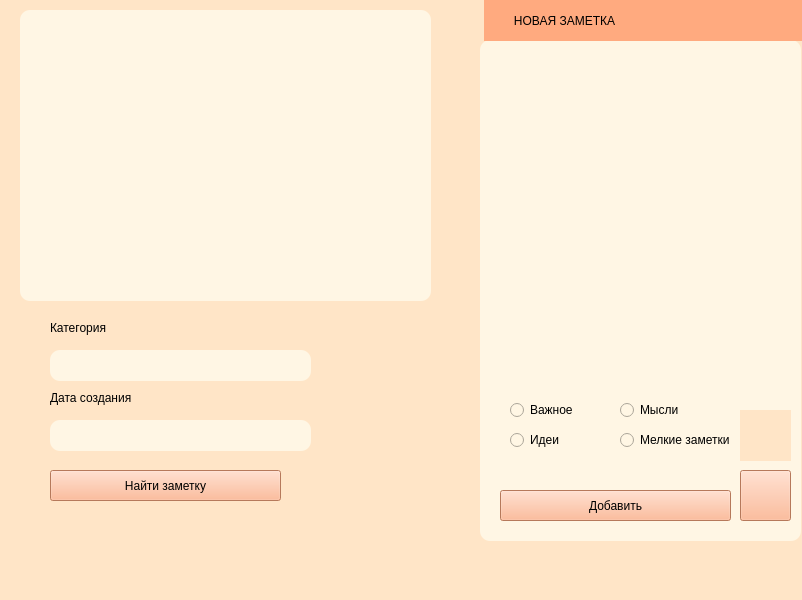
<?xml version="1.0" encoding="UTF-8"?>
<ui version="4.0">
 <class>mainWindow</class>
 <widget class="QMainWindow" name="mainWindow">
  <property name="geometry">
   <rect>
    <x>0</x>
    <y>0</y>
    <width>802</width>
    <height>600</height>
   </rect>
  </property>
  <property name="minimumSize">
   <size>
    <width>802</width>
    <height>600</height>
   </size>
  </property>
  <property name="maximumSize">
   <size>
    <width>802</width>
    <height>600</height>
   </size>
  </property>
  <property name="windowTitle">
   <string>Заметки</string>
  </property>
  <property name="styleSheet">
   <string notr="true">background-color: rgb(255, 229, 199)</string>
  </property>
  <widget class="QWidget" name="centralwidget">
   <widget class="QLabel" name="label_2">
    <property name="geometry">
     <rect>
      <x>484</x>
      <y>0</y>
      <width>321</width>
      <height>41</height>
     </rect>
    </property>
    <property name="styleSheet">
     <string notr="true">background-color: rgb(255, 170, 127);
font: 12pt &quot;Fixedsys&quot;;</string>
    </property>
    <property name="text">
     <string>         НОВАЯ ЗАМЕТКА</string>
    </property>
   </widget>
   <widget class="QPushButton" name="pushButton">
    <property name="geometry">
     <rect>
      <x>500</x>
      <y>490</y>
      <width>231</width>
      <height>31</height>
     </rect>
    </property>
    <property name="styleSheet">
     <string notr="true">background-color: rgb(255, 170, 127);
font: 12pt &quot;Fixedsys&quot;;</string>
    </property>
    <property name="text">
     <string>Добавить</string>
    </property>
   </widget>
   <widget class="QPushButton" name="pushButton_2">
    <property name="geometry">
     <rect>
      <x>740</x>
      <y>470</y>
      <width>51</width>
      <height>51</height>
     </rect>
    </property>
    <property name="styleSheet">
     <string notr="true">background-color: rgb(255, 170, 127);
font: 12pt &quot;Fixedsys&quot;;</string>
    </property>
    <property name="text">
     <string/>
    </property>
   </widget>
   <widget class="QPushButton" name="pushButton_3">
    <property name="geometry">
     <rect>
      <x>50</x>
      <y>470</y>
      <width>231</width>
      <height>31</height>
     </rect>
    </property>
    <property name="styleSheet">
     <string notr="true">background-color: rgb(255, 170, 127);
font: 12pt &quot;Fixedsys&quot;;</string>
    </property>
    <property name="text">
     <string>Найти заметку</string>
    </property>
   </widget>
   <widget class="QLabel" name="label">
    <property name="geometry">
     <rect>
      <x>50</x>
      <y>320</y>
      <width>91</width>
      <height>16</height>
     </rect>
    </property>
    <property name="styleSheet">
     <string notr="true">font: 12pt &quot;Fixedsys&quot;;</string>
    </property>
    <property name="text">
     <string>Категория</string>
    </property>
   </widget>
   <widget class="QLabel" name="label_3">
    <property name="geometry">
     <rect>
      <x>50</x>
      <y>390</y>
      <width>141</width>
      <height>16</height>
     </rect>
    </property>
    <property name="styleSheet">
     <string notr="true">font: 12pt &quot;Fixedsys&quot;;</string>
    </property>
    <property name="text">
     <string>Дата создания</string>
    </property>
   </widget>
   <widget class="QRadioButton" name="radioButton">
    <property name="geometry">
     <rect>
      <x>510</x>
      <y>400</y>
      <width>95</width>
      <height>20</height>
     </rect>
    </property>
    <property name="styleSheet">
     <string notr="true">background-color: rgb(255, 246, 228);</string>
    </property>
    <property name="text">
     <string>Важное</string>
    </property>
   </widget>
   <widget class="QRadioButton" name="radioButton_2">
    <property name="geometry">
     <rect>
      <x>510</x>
      <y>430</y>
      <width>95</width>
      <height>20</height>
     </rect>
    </property>
    <property name="styleSheet">
     <string notr="true">background-color: rgb(255, 246, 228);</string>
    </property>
    <property name="text">
     <string>Идеи</string>
    </property>
   </widget>
   <widget class="QRadioButton" name="radioButton_3">
    <property name="geometry">
     <rect>
      <x>620</x>
      <y>400</y>
      <width>95</width>
      <height>20</height>
     </rect>
    </property>
    <property name="styleSheet">
     <string notr="true">background-color: rgb(255, 246, 228);</string>
    </property>
    <property name="text">
     <string>Мысли</string>
    </property>
   </widget>
   <widget class="QRadioButton" name="radioButton_4">
    <property name="geometry">
     <rect>
      <x>620</x>
      <y>430</y>
      <width>131</width>
      <height>20</height>
     </rect>
    </property>
    <property name="styleSheet">
     <string notr="true">background-color: rgb(255, 246, 228);</string>
    </property>
    <property name="text">
     <string>Мелкие заметки</string>
    </property>
   </widget>
   <widget class="QTextEdit" name="textEdit">
    <property name="geometry">
     <rect>
      <x>-190</x>
      <y>290</y>
      <width>104</width>
      <height>87</height>
     </rect>
    </property>
   </widget>
   <widget class="QTextEdit" name="textEdit_2">
    <property name="geometry">
     <rect>
      <x>50</x>
      <y>350</y>
      <width>261</width>
      <height>31</height>
     </rect>
    </property>
    <property name="styleSheet">
     <string notr="true">background-color: rgb(255, 246, 228);
border-radius: 10</string>
    </property>
    <property name="html">
     <string>&lt;!DOCTYPE HTML PUBLIC &quot;-//W3C//DTD HTML 4.0//EN&quot; &quot;http://www.w3.org/TR/REC-html40/strict.dtd&quot;&gt;
&lt;html&gt;&lt;head&gt;&lt;meta name=&quot;qrichtext&quot; content=&quot;1&quot; /&gt;&lt;style type=&quot;text/css&quot;&gt;
p, li { white-space: pre-wrap; }
&lt;/style&gt;&lt;/head&gt;&lt;body style=&quot; font-family:'MS Shell Dlg 2'; font-size:7.8pt; font-weight:400; font-style:normal;&quot;&gt;
&lt;p style=&quot;-qt-paragraph-type:empty; margin-top:0px; margin-bottom:0px; margin-left:0px; margin-right:0px; -qt-block-indent:0; text-indent:0px;&quot;&gt;&lt;br /&gt;&lt;/p&gt;&lt;/body&gt;&lt;/html&gt;</string>
    </property>
   </widget>
   <widget class="QTextEdit" name="textEdit_3">
    <property name="geometry">
     <rect>
      <x>50</x>
      <y>420</y>
      <width>261</width>
      <height>31</height>
     </rect>
    </property>
    <property name="styleSheet">
     <string notr="true">background-color: rgb(255, 246, 228);
border-radius: 10</string>
    </property>
    <property name="html">
     <string>&lt;!DOCTYPE HTML PUBLIC &quot;-//W3C//DTD HTML 4.0//EN&quot; &quot;http://www.w3.org/TR/REC-html40/strict.dtd&quot;&gt;
&lt;html&gt;&lt;head&gt;&lt;meta name=&quot;qrichtext&quot; content=&quot;1&quot; /&gt;&lt;style type=&quot;text/css&quot;&gt;
p, li { white-space: pre-wrap; }
&lt;/style&gt;&lt;/head&gt;&lt;body style=&quot; font-family:'MS Shell Dlg 2'; font-size:7.8pt; font-weight:400; font-style:normal;&quot;&gt;
&lt;p style=&quot;-qt-paragraph-type:empty; margin-top:0px; margin-bottom:0px; margin-left:0px; margin-right:0px; -qt-block-indent:0; text-indent:0px;&quot;&gt;&lt;br /&gt;&lt;/p&gt;&lt;/body&gt;&lt;/html&gt;</string>
    </property>
   </widget>
   <widget class="QTextEdit" name="textEdit_4">
    <property name="geometry">
     <rect>
      <x>480</x>
      <y>40</y>
      <width>321</width>
      <height>501</height>
     </rect>
    </property>
    <property name="styleSheet">
     <string notr="true">background-color: rgb(255, 246, 228);
border-radius: 10</string>
    </property>
    <property name="html">
     <string>&lt;!DOCTYPE HTML PUBLIC &quot;-//W3C//DTD HTML 4.0//EN&quot; &quot;http://www.w3.org/TR/REC-html40/strict.dtd&quot;&gt;
&lt;html&gt;&lt;head&gt;&lt;meta name=&quot;qrichtext&quot; content=&quot;1&quot; /&gt;&lt;style type=&quot;text/css&quot;&gt;
p, li { white-space: pre-wrap; }
&lt;/style&gt;&lt;/head&gt;&lt;body style=&quot; font-family:'MS Shell Dlg 2'; font-size:7.8pt; font-weight:400; font-style:normal;&quot;&gt;
&lt;p style=&quot;-qt-paragraph-type:empty; margin-top:0px; margin-bottom:0px; margin-left:0px; margin-right:0px; -qt-block-indent:0; text-indent:0px;&quot;&gt;&lt;br /&gt;&lt;/p&gt;&lt;/body&gt;&lt;/html&gt;</string>
    </property>
   </widget>
   <widget class="QLabel" name="label_4">
    <property name="geometry">
     <rect>
      <x>740</x>
      <y>410</y>
      <width>51</width>
      <height>51</height>
     </rect>
    </property>
    <property name="text">
     <string/>
    </property>
   </widget>
   <widget class="QListWidget" name="listWidget">
    <property name="geometry">
     <rect>
      <x>20</x>
      <y>10</y>
      <width>411</width>
      <height>291</height>
     </rect>
    </property>
    <property name="styleSheet">
     <string notr="true">background-color: rgb(255, 246, 228);
border-radius: 10</string>
    </property>
   </widget>
   <zorder>textEdit_4</zorder>
   <zorder>pushButton</zorder>
   <zorder>pushButton_2</zorder>
   <zorder>label_2</zorder>
   <zorder>pushButton_3</zorder>
   <zorder>label</zorder>
   <zorder>label_3</zorder>
   <zorder>radioButton</zorder>
   <zorder>radioButton_2</zorder>
   <zorder>radioButton_3</zorder>
   <zorder>radioButton_4</zorder>
   <zorder>textEdit</zorder>
   <zorder>textEdit_2</zorder>
   <zorder>textEdit_3</zorder>
   <zorder>label_4</zorder>
   <zorder>listWidget</zorder>
  </widget>
  <widget class="QMenuBar" name="menubar">
   <property name="geometry">
    <rect>
     <x>0</x>
     <y>0</y>
     <width>802</width>
     <height>26</height>
    </rect>
   </property>
  </widget>
  <widget class="QStatusBar" name="statusbar"/>
 </widget>
 <resources>
  <include location="reso.qrc"/>
 </resources>
 <connections/>
</ui>
